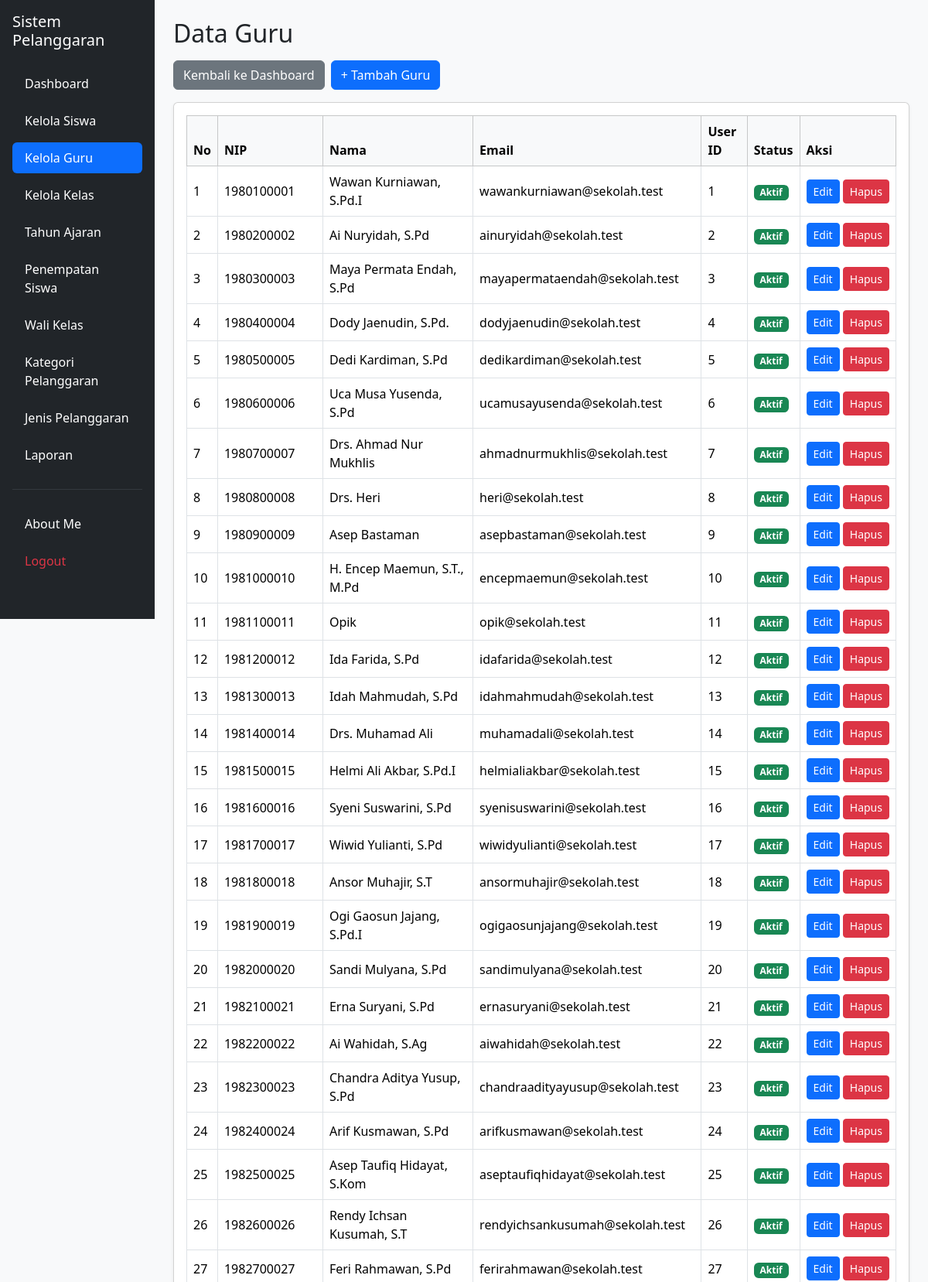
The app's page /guru.php (signed in, upper part) with its own data.
### tables this page shows
CREATE TABLE `t_guru` (
  `id` int(11) NOT NULL,
  `nip` varchar(30) NOT NULL,
  `nama` varchar(150) NOT NULL,
  `email` varchar(150) NOT NULL,
  `status_aktif` tinyint(1) NOT NULL,
  `user_id` int(11) NOT NULL,
  `created_at` timestamp NULL DEFAULT current_timestamp(),
  `update_at` timestamp NULL DEFAULT current_timestamp()
);

### guru.php (the view, shortened to what this page needs)
<?php
include "config/koneksi.php";
$query = "SELECT * FROM t_guru ORDER BY id ASC";
$result = mysqli_query($koneksi, $query);
?>
<!DOCTYPE html>
<html lang="id">
<head>
    <link href="https://cdn.jsdelivr.net/npm/bootstrap@5.3.8/dist/css/bootstrap.min.css"
          rel="stylesheet">
    <link href="https://cdn.datatables.net/2.3.4/css/dataTables.bootstrap5.min.css"
          rel="stylesheet">
</head>
<body class="bg-light">
<div class="container-fluid">
    <div class="row">
        <aside class="col-md-3 col-lg-2 bg-dark vh-100 p-3 position-fixed top-0 start-0 overflow-auto">
            <h5 class="text-white mb-4">
                Sistem Pelanggaran
            </h5>
            <nav class="nav nav-pills flex-column gap-2">
                <a href="dashboard.php" class="nav-link text-white">
                    Dashboard
                </a>
                <a href="siswa.php" class="nav-link text-white">
                    Kelola Siswa
                </a>
                <a href="guru.php" class="nav-link active">
                    Kelola Guru
                </a>
                <a href="kelas.php" class="nav-link text-white">
                    Kelola Kelas
                </a>
                <a href="tahun_ajaran.php" class="nav-link text-white">
                    Tahun Ajaran
                </a>
                <a href="penempatan_siswa.php" class="nav-link text-white">
                    Penempatan Siswa
                </a>
                <a href="wali_kelas.php" class="nav-link text-white">
                    Wali Kelas
                </a>
                <a href="kategori_pelanggaran.php" class="nav-link text-white">
                    Kategori Pelanggaran
                </a>
                <a href="jenis_pelanggaran.php" class="nav-link text-white">
                    Jenis Pelanggaran
                </a>
                <a href="laporan.php" class="nav-link text-white">
                    Laporan
                </a>
                <hr class="text-secondary">
                <a href="about_me.php" class="nav-link text-white">
                    About Me
                </a>
                <a href="logout.php"
                   class="nav-link text-danger"
                   onclick="return confirm('Yakin ingin logout?')">
                    Logout
                </a>
            </nav>
        </aside>
        <main class="col-md-9 col-lg-10 offset-md-3 offset-lg-2 p-4">
            <h2 class="mb-3">
                Data Guru
            </h2>
            <div class="d-flex flex-wrap gap-2 mb-3">
                <a href="dashboard.php" class="btn btn-secondary">
                    Kembali ke Dashboard
                </a>
                <a href="tambah_guru.php" class="btn btn-primary">
                    + Tambah Guru
                </a>
            </div>
            <div class="card shadow-sm">
                <div class="card-body">
                    <div class="table-responsive">
                        <table id="tabelGuru"
                               class="table table-bordered table-hover align-middle">
                            <thead class="table-light">
                                <tr>
                                    <th>No</th>
                                    <th>NIP</th>
                                    <th>Nama</th>
                                    <th>Email</th>
                                    <th>User ID</th>
                                    <th>Status</th>
                                    <th>Aksi</th>
                                </tr>
                            </thead>
                            <tbody>
                            <?php
                            $no = 1;
                            while ($data = mysqli_fetch_assoc($result)) {
                            ?>
                                <tr>
                                    <td>
                                        <?= $no++; ?>
                                    </td>
                                    <td>
                                        <?= htmlspecialchars($data['nip'] ?? '-'); ?>
                                    </td>
                                    <td>
                                        <?= htmlspecialchars($data['nama'] ?? '-'); ?>
                                    </td>
                                    <td>
                                        <?= htmlspecialchars($data['email'] ?? '-'); ?>
                                    </td>
                                    <td>
                                        <?= htmlspecialchars($data['user_id'] ?? '-'); ?>
                                    </td>
                                    <td>
                                        <?php if (($data['status_aktif'] ?? 0) == 1) { ?>
                                            <span class="badge bg-success">
                                                Aktif
                                            </span>
                                        <?php } else { ?>
                                            <span class="badge bg-danger">
                                                Tidak Aktif
                                            </span>
                                        <?php } ?>
                                    </td>
                                    <td class="text-nowrap">
                                        <a href="edit_guru.php?id=<?= (int)$data['id']; ?>"
                                           class="btn btn-primary btn-sm">
                                            Edit
                                        </a>
                                        <a href="hapus_guru.php?id=<?= (int)$data['id']; ?>"
                                           class="btn btn-danger btn-sm"
                                           onclick="return confirm('Yakin ingin menghapus data guru ini?')">
                                            Hapus
                                        </a>
                                    </td>
                                </tr>
                            <?php } ?>
                            </tbody>
                        </table>
                    </div>
                </div>
            </div>
        </main>
    </div>
</div>
</body>
</html>

### records on screen
t_guru: nip "1980100001", nama "Wawan Kurniawan, S.Pd.I", email "wawankurniawan@sekolah.test", user "1", status_aktif "Aktif"
t_guru: nip "1980200002", nama "Ai Nuryidah, S.Pd", email "ainuryidah@sekolah.test", user "2", status_aktif "Aktif"
t_guru: nip "1980300003", nama "Maya Permata Endah, S.Pd", email "mayapermataendah@sekolah.test", user "3", status_aktif "Aktif"
t_guru: nip "1980400004", nama "Dody Jaenudin, S.Pd.", email "dodyjaenudin@sekolah.test", user "4", status_aktif "Aktif"
t_guru: nip "1980500005", nama "Dedi Kardiman, S.Pd", email "dedikardiman@sekolah.test", user "5", status_aktif "Aktif"
t_guru: nip "1980600006", nama "Uca Musa Yusenda, S.Pd", email "ucamusayusenda@sekolah.test", user "6", status_aktif "Aktif"
t_guru: nip "1980700007", nama "Drs. Ahmad Nur Mukhlis", email "ahmadnurmukhlis@sekolah.test", user "7", status_aktif "Aktif"
t_guru: nip "1980800008", nama "Drs. Heri", email "heri@sekolah.test", user "8", status_aktif "Aktif"
t_guru: nip "1980900009", nama "Asep Bastaman", email "asepbastaman@sekolah.test", user "9", status_aktif "Aktif"
t_guru: nip "1981000010", nama "H. Encep Maemun, S.T., M.Pd", email "encepmaemun@sekolah.test", user "10", status_aktif "Aktif"
t_guru: nip "1981100011", nama "Opik", email "opik@sekolah.test", user "11", status_aktif "Aktif"
t_guru: nip "1981200012", nama "Ida Farida, S.Pd", email "idafarida@sekolah.test", user "12", status_aktif "Aktif"
t_guru: nip "1981300013", nama "Idah Mahmudah, S.Pd", email "idahmahmudah@sekolah.test", user "13", status_aktif "Aktif"
t_guru: nip "1981400014", nama "Drs. Muhamad Ali", email "muhamadali@sekolah.test", user "14", status_aktif "Aktif"
t_guru: nip "1981500015", nama "Helmi Ali Akbar, S.Pd.I", email "helmialiakbar@sekolah.test", user "15", status_aktif "Aktif"
t_guru: nip "1981600016", nama "Syeni Suswarini, S.Pd", email "syenisuswarini@sekolah.test", user "16", status_aktif "Aktif"
t_guru: nip "1981700017", nama "Wiwid Yulianti, S.Pd", email "wiwidyulianti@sekolah.test", user "17", status_aktif "Aktif"
t_guru: nip "1981800018", nama "Ansor Muhajir, S.T", email "ansormuhajir@sekolah.test", user "18", status_aktif "Aktif"
t_guru: nip "1981900019", nama "Ogi Gaosun Jajang, S.Pd.I", email "ogigaosunjajang@sekolah.test", user "19", status_aktif "Aktif"
t_guru: nip "1982000020", nama "Sandi Mulyana, S.Pd", email "sandimulyana@sekolah.test", user "20", status_aktif "Aktif"
t_guru: nip "1982100021", nama "Erna Suryani, S.Pd", email "ernasuryani@sekolah.test", user "21", status_aktif "Aktif"
t_guru: nip "1982200022", nama "Ai Wahidah, S.Ag", email "aiwahidah@sekolah.test", user "22", status_aktif "Aktif"
t_guru: nip "1982300023", nama "Chandra Aditya Yusup, S.Pd", email "chandraadityayusup@sekolah.test", user "23", status_aktif "Aktif"
t_guru: nip "1982400024", nama "Arif Kusmawan, S.Pd", email "arifkusmawan@sekolah.test", user "24", status_aktif "Aktif"
t_guru: nip "1982500025", nama "Asep Taufiq Hidayat, S.Kom", email "aseptaufiqhidayat@sekolah.test", user "25", status_aktif "Aktif"
t_guru: nip "1982600026", nama "Rendy Ichsan Kusumah, S.T", email "rendyichsankusumah@sekolah.test", user "26", status_aktif "Aktif"
t_guru: nip "1982700027", nama "Feri Rahmawan, S.Pd", email "ferirahmawan@sekolah.test", user "27", status_aktif "Aktif"
